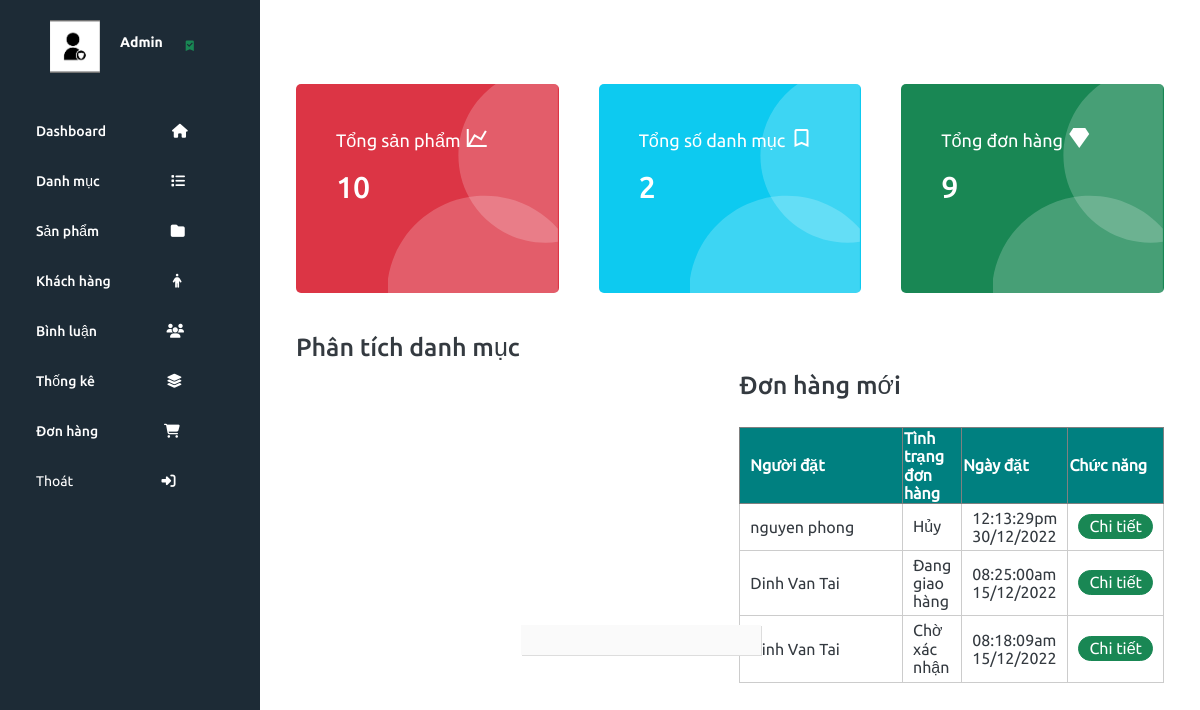
The app's page /admin/index.php with its own data.
### tables this page shows
CREATE TABLE `bill` (
  `id` int(10) NOT NULL,
  `iduser` int(10) DEFAULT 0,
  `bill_name` varchar(255) NOT NULL,
  `bill_address` varchar(255) NOT NULL,
  `bill_tel` varchar(50) NOT NULL,
  `bill_email` varchar(100) NOT NULL,
  `bill_pttt` tinyint(1) NOT NULL DEFAULT 1 COMMENT '1. Thanh toán trực tiếp\r\n2. Chuyển khoản\r\n',
  `ngaydathang` varchar(50) NOT NULL,
  `total` int(10) NOT NULL DEFAULT 0,
  `bill_status` tinyint(1) NOT NULL DEFAULT 0 COMMENT '0.Chờ xác nhận\r\n1.Đang lấy hàng\r\n2.Đang giao hàng\r\n3.Đã giao hàng\r\n4.Hoàn tất\r\n5.Hủy',
  `receive_name` varchar(255) DEFAULT NULL,
  `receive_address` varchar(255) DEFAULT NULL,
  `receive_tel` varchar(50) DEFAULT NULL
);

### model/pdo.php (called while the page is built, shortened)
<?php
function pdo_get_connection()
{
    $dburl = "mysql:host=localhost;dbname=da1-greenshop;charset=utf8";
    $username = 'root';
    $password = '';
    $conn = new PDO($dburl, $username, $password);
    $conn->setAttribute(PDO::ATTR_ERRMODE, PDO::ERRMODE_EXCEPTION);
    return $conn;
}
function pdo_query($sql)
{
    $sql_args = array_slice(func_get_args(), 1);
    try {
        $conn = pdo_get_connection();
        $stmt = $conn->prepare($sql);
        $stmt->execute($sql_args);
        $rows = $stmt->fetchAll();
        return $rows;
    } catch (PDOException $e) {
        throw $e;
    } finally {
        unset($conn);
    }
}

### model/cart.php (called while the page is built, shortened)
<?php
function loadall_bill2($iduser)
{
    $sql = "select * from bill order by id desc limit 0,3";
    $listbill = pdo_query($sql);
    return $listbill;
}
function get_ttdh($n)
{
    switch ($n) {
        case '0':
            $tt = "Chờ xác nhận";
            break;
        case '2':
            $tt = "Đang giao hàng";
            break;
        case '5':
            $tt = "Hủy";
            break;
    }
    return $tt;
}

### admin/bill/listbill2.php (the view, shortened to what this page needs)
<div class="row mb">
    <div class="mr">
        <div class="row mb">
            <div class=" boxcontent cart">
                <br>
                <table class="formloai">
                    <tr style="background-color: teal;color:white;">
                        <th style="width: 170px;border:1px solid gray;padding: 10px;">Người đặt</th>
                        <th style="border:1px solid gray;">Tình trạng đơn hàng</th>
                        <th style="border:1px solid gray;">Ngày đặt</th>
                        <th style="border:1px solid gray;">Chức năng</th>
                    </tr>
                    <form action="index.php?act=capnhattt" method="post" enctype="multipart/form-data">
                        <?php
                        foreach ($listbill as $bill) {
                            extract($bill);
                            $kh = $bill["bill_name"];
                            $status = get_ttdh($bill["bill_status"]);
                            $billct = "index.php?act=billct&id=" . $id;
                            echo '
                        <tr>
                                      <td>' . $kh . '</td>
                                      <td>' . $status . '</td>
                                      <td>' . $bill["ngaydathang"] . '</td>
                                      <td><a href="' . $billct . '"><input style="border-radius:50px;padding:2px 10px;background-color:#198754;border:1px solid #198754;color:white;" type="button" value="Chi tiết"></a>  </td>
                                      </form>
                        </tr>';
                        }
                        ?>
                </table>
            </div>
        </div>
    </div>
</div>

### admin/assets/css/admin.css (style rules this page uses)
.formloai { width: 100%; border-collapse: collapse; }
.formloai td { padding: 5px 10px; border: 1px #ccc solid; }

### records on screen
bill: bill_name "nguyen phong", bill_status "Hủy", ngaydathang "12:13:29pm 30/12/2022"
bill: bill_name "Dinh Van Tai", bill_status "Đang giao hàng", ngaydathang "08:25:00am 15/12/2022"
bill: bill_name "Dinh Van Tai", bill_status "Chờ xác nhận", ngaydathang "08:18:09am 15/12/2022"

### other values on screen
$tsp "10"
$tdm "2"
$tdh "9"
